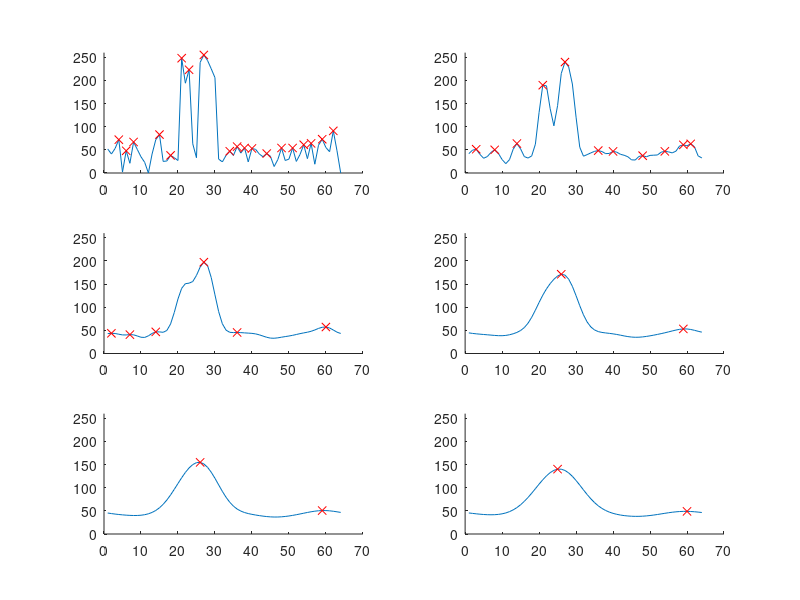
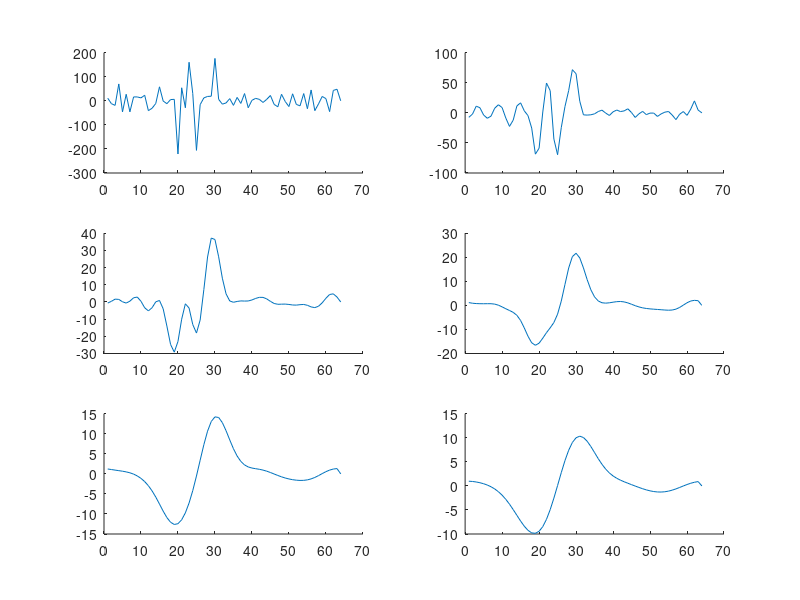

Write MATLAB code to recreate these figures, in order.
function week4( ~ )
%Week 3: SIP Mandatory assignment
%   Mandatory assignment for Signal Image Processing
%   May include some supplementary assignments as well.

    function M = adjust(I)
        % Supplementary assignment 1.3

        % Rather use a confidence interval
        % The mean would have been acceptable also
        confidence = [0.05; 0.95];
        img_min = quantile(quantile(I, confidence(1)), confidence(1));
        img_max = quantile(quantile(I, confidence(2)), confidence(2));

        % Target interval
        my_min = 0;
        my_max = 255;

        % Init the scale
        scale = (my_max - my_min) / double((img_max - img_min));

        % Init target image
        M = zeros(size(I));

        % Very clever notation instead of a for-loop
        % For every pixel in original we subtract the image minimum, then
        % multiply by the calculated scale. Finally add our interval min.
        M(:,:) = ((I(:,:) - img_min) * scale + my_min);

        % Make sure that matlab see this as an image
        M = mat2gray(M);
        M = im2uint8(M);
    end

    function ftshow(F)
       figure, imshow(log(abs(F)), []); 
    end

% PART 1

    function LP = AlternativeLaplacianPyramid(I, P, sigma)
       % Construct the Laplacian pyramid differently
       GP = GaussianPyramid(I, P, sigma);
       LP = cell(P, 1);

       for p = 1:P - 1
           LP{p, 1} = GP{p, 1} - Gauss(GP{p, 1}, sigma);
       end

       LP{P, 1} = GP{P, 1};
    end

    function LP = LaplacianPyramid(I, P, sigma)
        % Generate the Laplacian pyramid to a certain level
        GP = GaussianPyramid(I, P, sigma);

        LP = cell(P, 1);

        for p = 1:P - 1
            LP{p, 1} = GP{p, 1} - Upsample(GP{p + 1, 1});
        end

        LP{P, 1} = GP{P, 1};
    end

    function G = Upsample(I)
       % Upsamples an image with factor two in the Fourier domain
       F = fftshift(fft2(I));
       offM = size(I, 1)/2;
       offN = size(I, 2)/2;

       G = zeros(size(I)*2);
       G(offM + 1:size(G,1) - offM, offN + 1:size(G,2) - offN) = F(:,:);
       G = abs(ifft2(G));
       G = double(G);
    end

    function G = Downsample(I)
       % We expect that the image have been blurred
       F = fftshift(fft2(I));

       % Check if we are one-dimensional
       if size(I, 1) ~= 1
           offM = size(I,1)/4;
       else
           offM = 0;
       end

       if size(I, 2) ~= 1
           offN = size(I,2)/4;
       else
           offN = 0;
       end

       % Lols, this work too, dumbass
       F = F(offM + 1:3*offM, offN + 1:3*offN);
       %F = F(offM + 1:size(I,1) - offM, offN + 1:size(I,2) - offN);

       G = abs(ifft2(F));
    end

    function GP = ReconstructFromLaplacian(LP)
        % Reconstruct the original image from a Laplacian pyramid
        % We do this by reconstructing the Gaussian Pyramid
        P = size(LP,1);
        GP = cell(P, 1);

        % The top of the pyramids is equal
        GP{P, 1} = LP{P, 1};

        for p = P:-1:2
            GP{p - 1, 1} = LP{p - 1, 1} + Upsample(GP{p, 1});
        end
    end

    function GP = GaussianPyramid(I, Q, sigma)
        % Construct a gaussian pyramid of height Q
        GP = cell(Q, 1);

        GP{1, 1} = double(I);

        for q = 1:Q - 1
            GP{q + 1, 1} = Downsample(Gauss(GP{q, 1}, sigma));
        end
    end

    function G = Gauss(I, sigma)
        % Compute the gaussian with specified sigma
        % Convolution is done in the frequency domain
        F = fft2(I);

        h = fspecial('gaussian', size(I), sigma);
        h = fft2(h);

        G = abs(fftshift(ifft2(h.*F)));
    end

    function ShowPyramid(PYR, cmap)
        figure;
        hold on;
        for i = 1:length(PYR)
            subplot(2, 3, i), imshow(PYR{i, 1}, cmap);
        end
        hold off;
    end

    function part1( ~ )
        [g1 cmap] = imread('../../../../images/lenna.tiff', 'tiff');
        %[g1 cmap] = imread('../../../../images/R1.tiff');
        %g1 = imread('../../../../images/noisy.tiff');
        %g1 = imread('../../../../images/berlinger.tiff');
        %g1 = imread('../../../../images/square.tiff');
        %g1 = imread('../../../../images/unix.tiff');

        sigma = 4;
        levels = 6;
        % Write something
        i = Downsample(g1);
        figure, imshow(i, [])
    end

% PART 2

    % Constructs the random signal
    function S = ConstructSignal( ~ )
        N = 64;
        S = [zeros(1,20),ones(1,3),zeros(1,2),ones(1,5)];
        S = [S,zeros(1,N-length(S))] + 0.1*randn(1,N);
    end

    % Scale the signal to a certain amount of levels
    function I = ScalesOfSignal(S, levels)
        I = zeros(levels, length(S));
        I(1,:) = S;
        for sigma = 1:levels - 1
            I(sigma + 1, :) = Gauss(S, sigma);
        end
    end

    % Same as above, but in steps of exponentials of two
    function I = AltScalesOfSignal(S, levels)
        I = zeros(levels, length(S));
        I(1,:) = S;
        for sigma = 1:levels - 1
            I(sigma + 1, :) = Gauss(S, 2^(sigma - 1));
        end
    end

    % "Pixelwise" differerence
    function e = DetectDiff(S)
        e = zeros(size(S));
        for n = 1:size(S,2) - 1
            e(n) = S(n) - S(n + 1);
        end

    end

    function C = CountPositive(S)
        C = 0;
        for i = 1:length(S)
            if sign(S(i)) > 0
                C = C + 1;
            end
        end
    end

    % Remove zero values in a pair of vals and locations
    function [nVals nLocs] = PruneZeroes(vals, locs)
        nVals = zeros(CountPositive(vals), 1);
        nLocs = zeros(size(nVals));

        j = 1;
        for i = 1:length(vals)
            if sign(vals(i)) == 1
                nVals(j) = vals(i);
                nLocs(j) = locs(i);
                j = j + 1;
            end
        end

    end

    % Returns the number and location of zero crossings in a signal
    function [C locs] = ZeroCrossings(S)
        prevsign = 0;
        C = 0;

        for n = 1:length(S)
            thissign = sign(S(n));
            if (thissign * prevsign) == -1
                C = C + 1;
                locs(C) = n;
            end
            if thissign ~= 0
                prevsign = thissign;
            end
        end
    end

    % Main
    function part2( ~ )
        S = ConstructSignal();
        S = adjust(S);

        s1 = ScalesOfSignal(S, length(S));
        %s2 = AltScalesOfSignal(S, length(S));

        figure('Position', [1 1 600 800]);
        for i = 1:6
            FDev = DetectDiff(s1(i, :));
            SDev = DetectDiff(FDev);

            [C locs] = ZeroCrossings(FDev);
            vals = zeros(size(locs));

            subplot(3, 2, i);
            hold on;
            for j = 1:length(locs)
                tmp = s1(i, :);
                next = s1(i + 1, :);
                if sign(FDev(locs(j))) == 1
                    vals(j) = tmp(locs(j));
                end
            end

            [vals locs] = PruneZeroes(vals, locs);

            subplot(3, 2, i);
            plot(s1(i, :));
            plot(locs,vals,'x', 'Color', 'red');
            axis([0 70 0 260])

            hold off;
        end

        figure('Position', [1 1 600 800]);
        for i = 1:6

            FDev = DetectDiff(s1(i, :));
            SDev = DetectDiff(FDev);

            [C locs] = ZeroCrossings(SDev);
            vals = zeros(size(locs));

            subplot(3, 2, i);
            hold on;
            % Plot second derivate
            %plot(SDev,'Color', [1 0.7 0.7]);
            plot(FDev);
            for j = 1:length(locs)
                vals(j) = FDev(locs(j));
            end
            %scatter(locs,vals,'x');
            xlim([0 70])

            hold off;
        end

        %figure, imshow(s1, []);
        %figure, imshow(s2, []);
    end

close all;
part2();

end
